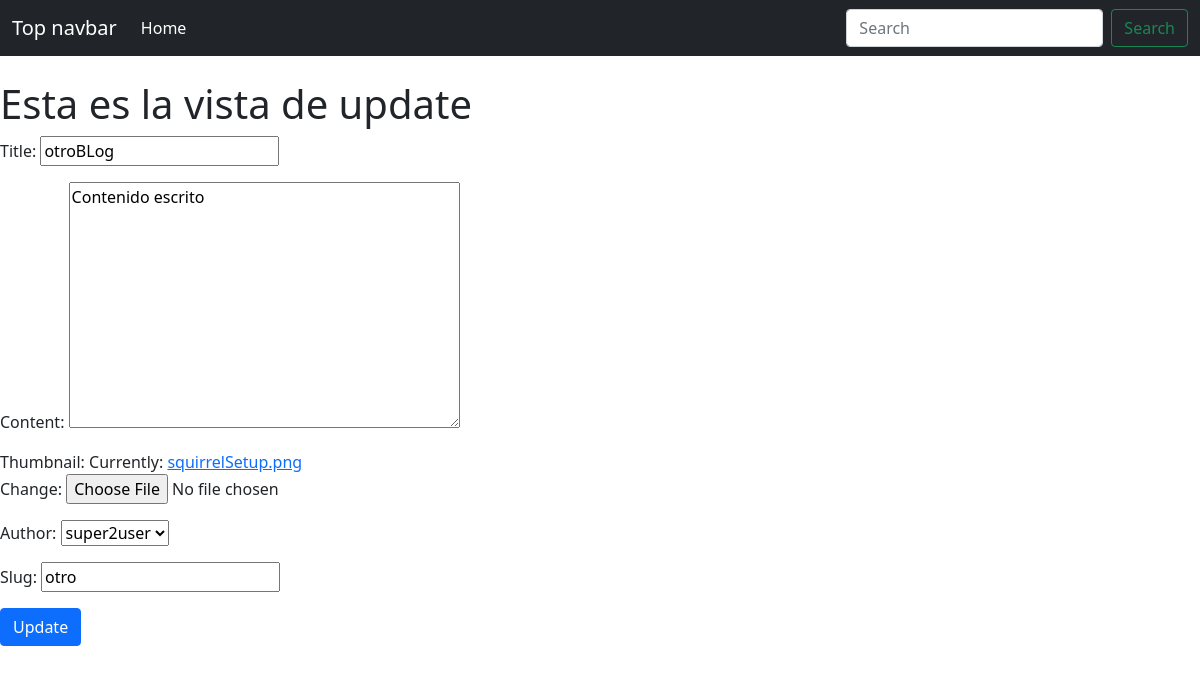
Page /otro/update/ on the earlier database version.
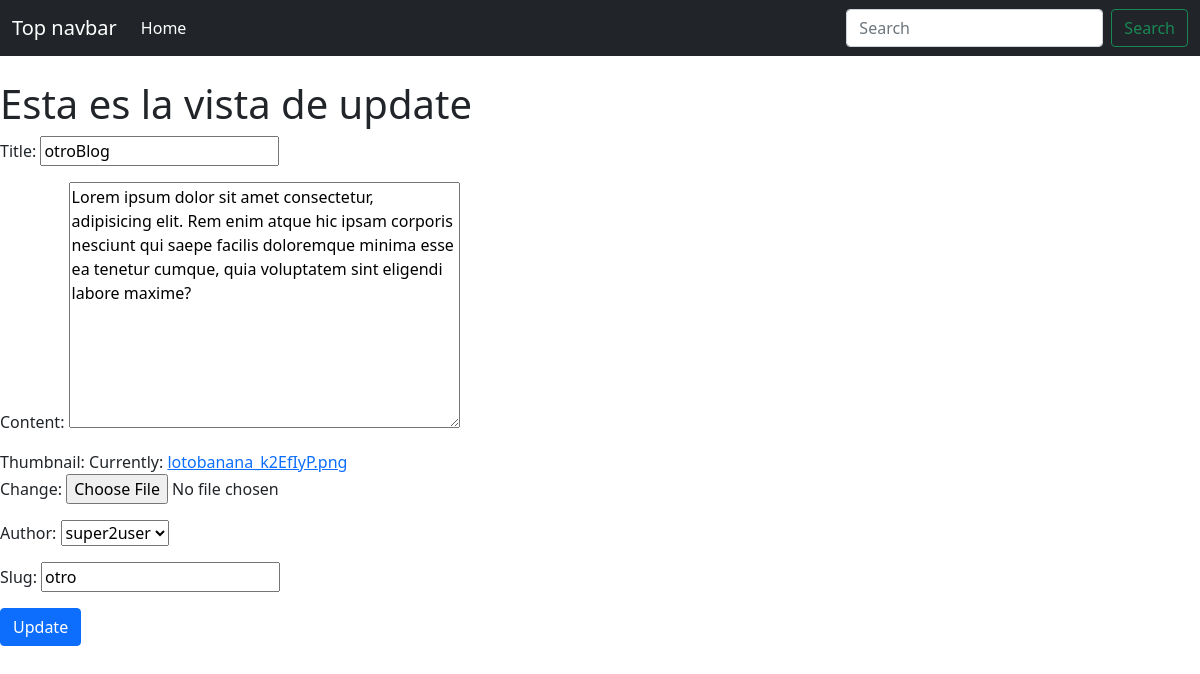
Same page on the later database version.
### posts/models.py (models this page shows, shortened)
class Post(models.Model):
	title = models.CharField(max_length=50)
	content = models.TextField()
	thumbnail = models.ImageField()
	publish_date = models.TimeField(auto_now_add=True)
	last_updated = models.TimeField(auto_now=True)
	author = models.ForeignKey(User, on_delete=models.CASCADE)
	slug = models.SlugField()

### posts/views.py (the view)
# urls.py: path('<slug>/update/', PostUpdateView.as_view(), name="update"),
class PostUpdateView(UpdateView):
	form_class = PostForm
	model = Post
	success_url = '/'
	def get_context_data(self, **kwargs):
		context = super().get_context_data(**kwargs)
		context.update({
			'view_type': 'update'
		})
		return context

### posts/forms.py
class PostForm(forms.ModelForm):
	class Meta:
		model = Post
		fields = ('__all__')

### posts/models.py (called while the page is built)
	def __str__(self):
		return self.username

### template/posts/post_form.html (shortened to what this page needs)
{% extends 'base.html' %}
{% block content %}
		<h1>Esta es la vista de {{view_type}}</h1>
		<form method="POST" enctype='multipart/form-data'>
			{{form.as_p}}
			<button class='btn btn-primary' type='submit'>{{view_type|title}}</button>
		</form>
{% endblock content %}

Differences in the rows shown:
removed Post: title "otroBLog", content "Contenido escrito", author "super2user", slug "otro"
added Post: title "otroBlog", content "Lorem ipsum dolor sit amet consectetur, adipisicing elit. Rem enim atque hic ipsam corporis nesciunt qui saepe facilis doloremque minima esse ea tenetur cumque, quia voluptatem sint eligendi labore maxime?", author "super2user", slug "otro"
Other differences:
text no longer shown: "Title: Content: Thumbnail: Currently: squirrelSetup.png Change: Author: Slug:"
text now shown: "Title: Content: Thumbnail: Currently: lotobanana_k2EfIyP.png Change: Author: Slug:"
